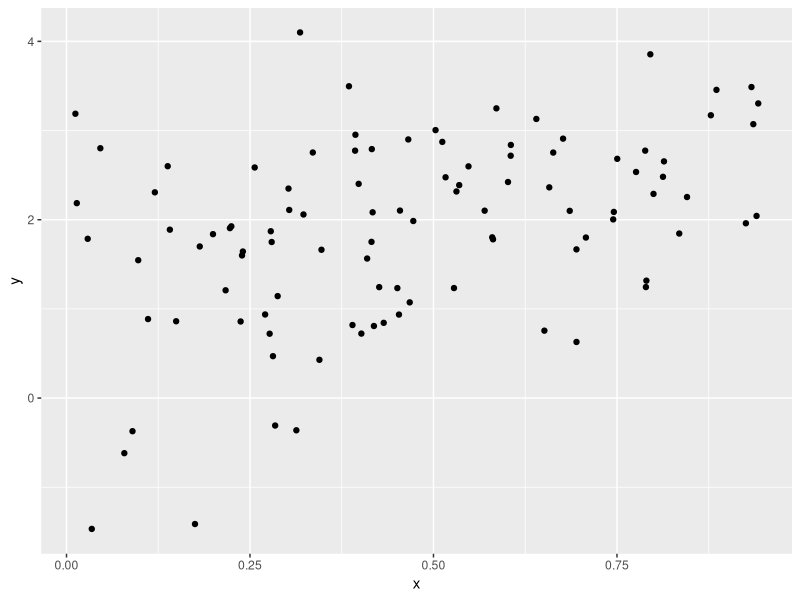

Write R code to recreate this figure.
## ---- chunk 1
library(tidyverse)
plot_df = 
  tibble(
    x=runif(100),
    y = 1 + 2 * x +rnorm(100)
  )
plot_df |> 
  ggplot(aes(x=x, y=y)) +
  geom_point()
